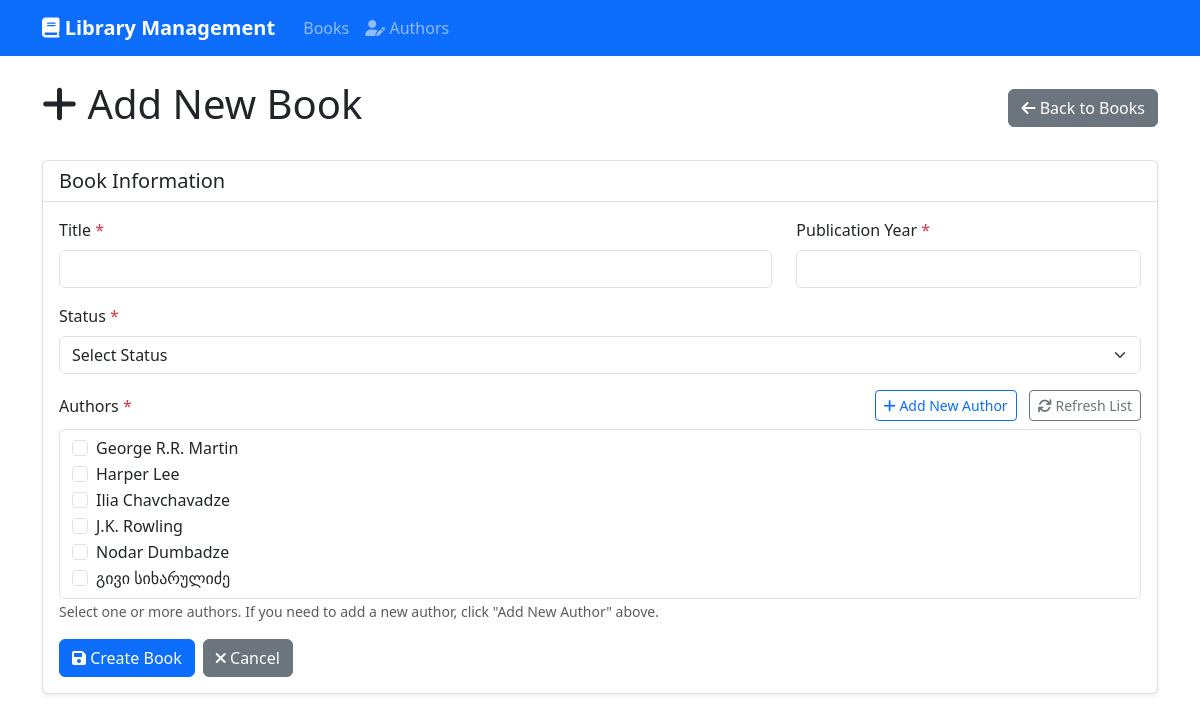
Screenshot of /?page=books&action=create with the database file from the repository.
### tables this page shows
CREATE TABLE IF NOT EXISTS authors (
    id BIGINT UNSIGNED AUTO_INCREMENT PRIMARY KEY,
    name VARCHAR(255) NOT NULL,
    created_at TIMESTAMP NULL DEFAULT NULL,
    updated_at TIMESTAMP NULL DEFAULT NULL
);

### resources/views/books/create.php (the view, shortened to what this page needs)
<?php
include_once __DIR__ . '/../layouts/header.php';
$host = 'localhost';
$dbname = 'library_management';
$username = 'root';
$password = '';
try {
    $pdo = new PDO("mysql:host=$host;dbname=$dbname;charset=utf8mb4", $username, $password);
    $pdo->setAttribute(PDO::ATTR_ERRMODE, PDO::ERRMODE_EXCEPTION);
} catch (PDOException $e) {
    die("Connection failed: " . $e->getMessage());
}
$stmt = $pdo->prepare("SELECT * FROM authors ORDER BY name");
$stmt->execute();
$authors = $stmt->fetchAll(PDO::FETCH_ASSOC);
?>
<div class="container mt-4">
    <div class="d-flex justify-content-between align-items-center mb-4">
        <h1><i class="fas fa-plus"></i> Add New Book</h1>
        <a href="/Sweeftdigit-project/?page=books" class="btn btn-secondary">
            <i class="fas fa-arrow-left"></i> Back to Books
        </a>
    </div>
    <div class="card">
        <div class="card-header">
            <h5 class="mb-0">Book Information</h5>
        </div>
        <div class="card-body">
            <form action="/Sweeftdigit-project/?page=books&action=store" method="POST">
                <div class="row">
                    <div class="col-md-8">
                        <div class="mb-3">
                            <label for="title" class="form-label">Title <span class="text-danger">*</span></label>
                            <input type="text" class="form-control" id="title" name="title" required>
                        </div>
                    </div>
                    <div class="col-md-4">
                        <div class="mb-3">
                            <label for="publication_year" class="form-label">Publication Year <span class="text-danger">*</span></label>
                            <input type="number" class="form-control" id="publication_year" name="publication_year"
                                min="1000" max="<?php echo date('Y'); ?>" required>
                        </div>
                    </div>
                </div>
                <div class="mb-3">
                    <label for="status" class="form-label">Status <span class="text-danger">*</span></label>
                    <select class="form-select" id="status" name="status" required>
                        <option value="">Select Status</option>
                    </select>
                </div>
                <div class="mb-3">
                    <div class="d-flex justify-content-between align-items-center mb-2">
                        <label for="authors" class="form-label mb-0">Authors <span class="text-danger">*</span></label>
                        <div>
                            <a href="/Sweeftdigit-project/?page=authors&action=create&return_to=<?php echo urlencode('/Sweeftdigit-project/?page=books&action=create'); ?>" target="_blank" class="btn btn-sm btn-outline-primary me-2">
                                <i class="fas fa-plus"></i> Add New Author
                            </a>
                            <button type="button" class="btn btn-sm btn-outline-secondary" onclick="location.reload()">
                                <i class="fas fa-refresh"></i> Refresh List
                            </button>
                        </div>
                    </div>
                    <div class="form-control" style="min-height: 150px; max-height: 200px; overflow-y: auto;">
                        <?php if (count($authors) > 0): ?>
                            <?php foreach ($authors as $author): ?>
                                <div class="form-check">
                                    <input class="form-check-input" type="checkbox"
                                        name="authors[]" value="<?php echo $author['id']; ?>" id="author<?php echo $author['id']; ?>">
                                    <label class="form-check-label" for="author<?php echo $author['id']; ?>">
                                        <?php echo htmlspecialchars($author['name']); ?>
                                    </label>
                                </div>
                            <?php endforeach; ?>
                        <?php endif; ?>
                    </div>
                    <small class="form-text text-muted">
                        Select one or more authors. If you need to add a new author, click "Add New Author" above.
                    </small>
                </div>
                <div class="d-flex gap-2">
                    <button type="submit" class="btn btn-primary">
                        <i class="fas fa-save"></i> Create Book
                    </button>
                    <a href="/Sweeftdigit-project/?page=books" class="btn btn-secondary">
                        <i class="fas fa-times"></i> Cancel
                    </a>
                </div>
            </form>
        </div>
    </div>
</div>
<?php include_once __DIR__ . '/../layouts/footer.php'; ?>

### resources/views/layouts/header.php (style rules this page uses)
.card { box-shadow: 0 0.125rem 0.25rem rgba(0, 0, 0, 0.075); border: 1px solid rgba(18, 13, 13, 0.13); }
.card-header { background-color: rgb(255, 255, 255); border-bottom: 1px solid rgba(20, 17, 17, 0.13); }

### rows the page displays
authors: name "George R.R. Martin"
authors: name "Harper Lee"
authors: name "Ilia Chavchavadze"
authors: name "J.K. Rowling"
authors: name "Nodar Dumbadze"
authors: name "გივი სიხარულიძე"
